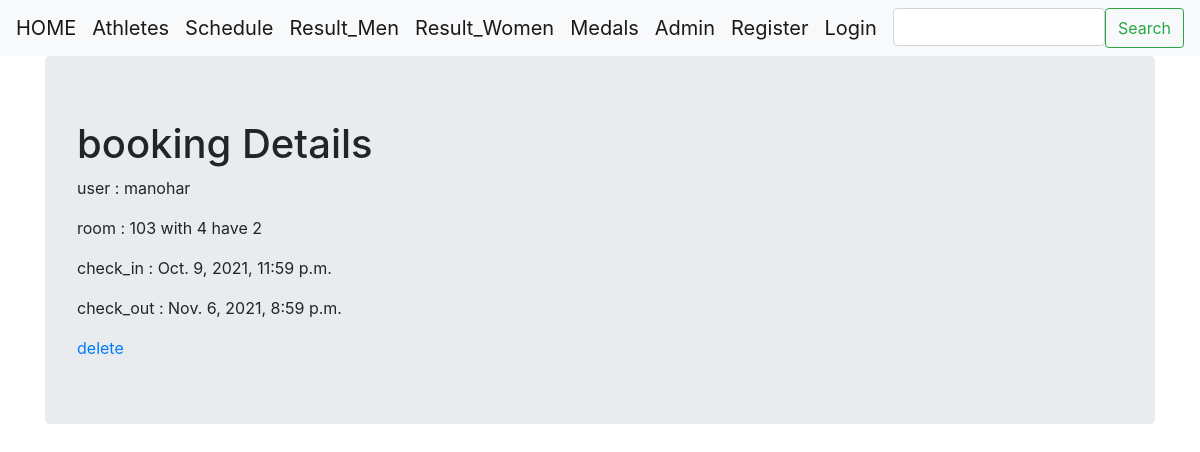
/sangarsh/booking_list/3/, run on the app's committed database.
### basic_app/models.py (models this page shows, shortened)
class Booking(models.Model):
    Athlete = models.ForeignKey(User,on_delete = models.CASCADE)
    Room = models.ForeignKey(Room,on_delete = models.CASCADE)
    check_in = models.DateTimeField()
    check_out = models.DateTimeField()

class Room(models.Model):
    Categories = [
                ('Ac','Ac'),
                ('Non_Ac','Non-Ac')
        ]
    Room_number = models.IntegerField()
    Category = models.CharField(max_length = 10,choices = Categories,null=False, blank=False)
    Capacity = models.IntegerField()
    Beds = models.IntegerField()
    def __str__(self):
        return f'{self.Room_number} with {self.Capacity} have {self.Beds}'

### basic_app/views.py (the view)
# urls.py: path('booking_list/<int:pk>/',views.BookingDetailView.as_view(),name = "book_detail"),
class BookingDetailView(DetailView):
    model = models.Booking
    context_object_name = "booking_detail"
    template_name = 'basic_app/booking_detail.html'

### templates/basic_app/booking_detail.html
{% extends "basic_app/base.html" %}
{% load static %}
{% block body_block %}
<div class = "jumbotron">
<h1>booking Details</h1>
<p>user : {{ booking_detail.Athlete}}</p>
<p>room : {{ booking_detail.Room}}</p>
<p>check_in : {{ booking_detail.check_in}}</p>
<p>check_out : {{ booking_detail.check_out}}</p>
  <a href="{% url 'basic_app:book_delete' pk=booking_detail.pk %}"> delete </a>
</div>
{% endblock %}

### data on the page
Booking: Athlete "manohar", Room "103 with 4 have 2", check_in "Oct. 9, 2021, 11:59 p.m.", check_out "Nov. 6, 2021, 8:59 p.m."
